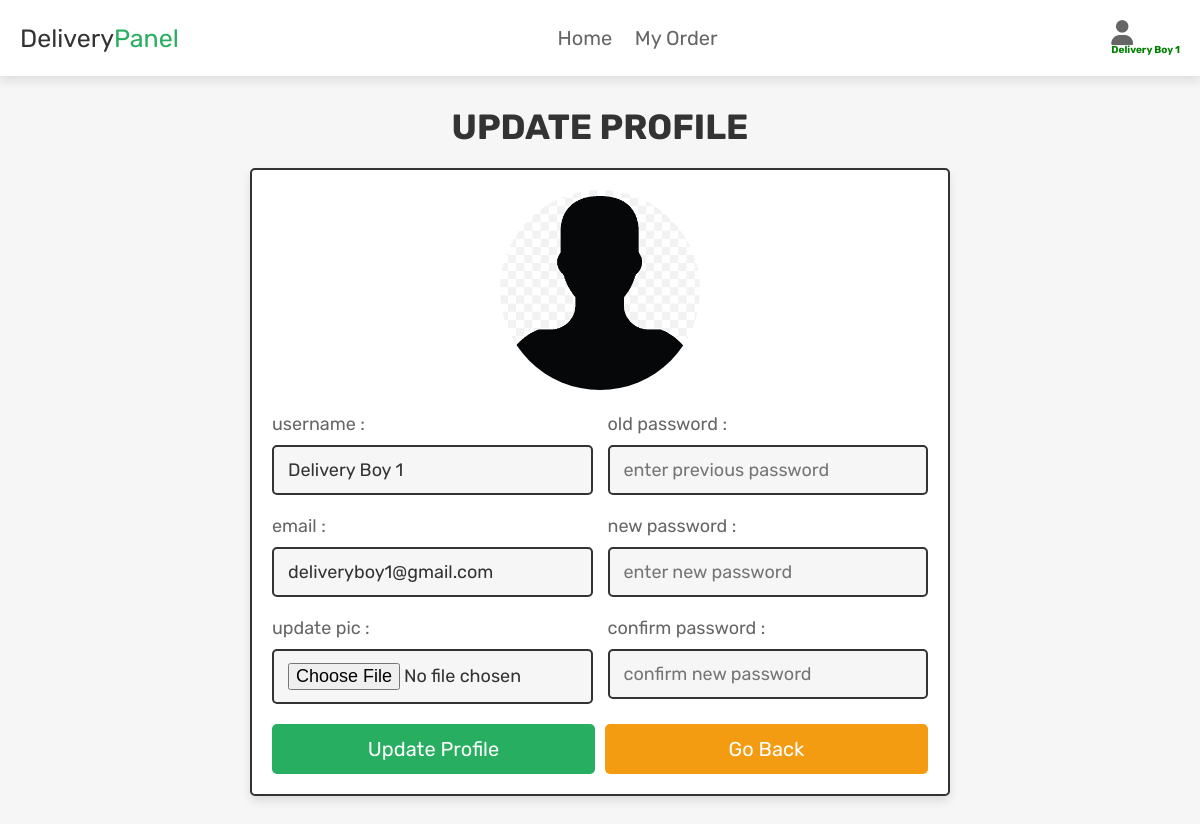
The page /delivery_update_profile.php (signed in) on the database its author committed.
### tables this page shows
CREATE TABLE `users` (
  `id` int(100) NOT NULL,
  `name` varchar(100) NOT NULL,
  `email` varchar(100) NOT NULL,
  `password` varchar(100) NOT NULL,
  `user_type` varchar(20) NOT NULL DEFAULT 'user',
  `image` varchar(100) NOT NULL,
  `pincode` varchar(6) DEFAULT NULL
);

### delivery_update_profile.php (the view, shortened to what this page needs)
<?php
@include 'config.php';
?>
<!DOCTYPE html>
<html lang="en">
<head>
   <link rel="stylesheet" href="https://cdnjs.cloudflare.com/ajax/libs/font-awesome/6.1.1/css/all.min.css">
   <link rel="stylesheet" href="css/components.css">
</head>
<body>
<?php include 'deliveryBoy_header.php'; ?>
<section class="update-profile">
   <h1 class="title">update profile</h1>
   <form action="" method="POST" enctype="multipart/form-data">
      <img src="uploaded_img/<?= $fetch_profile['image']; ?>" alt="">
      <div class="flex">
         <div class="inputBox">
            <span>username :</span>
            <input type="text" name="name" value="<?= $fetch_profile['name']; ?>" placeholder="update username" required class="box">
            <span>email :</span>
            <input type="email" name="email" value="<?= $fetch_profile['email']; ?>" placeholder="update email" required class="box">
            <span>update pic :</span>
            <input type="file" name="image" accept="image/jpg, image/jpeg, image/png" class="box">
         </div>
         <div class="inputBox">
            <span>old password :</span>
            <input type="password" name="update_pass" placeholder="enter previous password" class="box">
            <span>new password :</span>
            <input type="password" name="new_pass" placeholder="enter new password" class="box">
            <span>confirm password :</span>
            <input type="password" name="confirm_pass" placeholder="confirm new password" class="box">
         </div>
      </div>
      <div class="flex-btn">
         <input type="submit" class="btn" value="update profile" name="update_profile">
         <a href="admin_page.php" class="option-btn">go back</a>
      </div>
   </form>
</section>
</body>
</html>

### css/components.css (style rules this page uses)
:root { --green:#27ae60; --orange:#f39c12; --red:#e74c3c; --black:#333; --light-color:#666; --white:#fff; --light-bg:#f6f6f6; --border:.2rem solid var(--black); --box-shadow:0 .5rem 1rem rgba(0,0,0,.1); }
* { font-family: 'Rubik', sans-serif; margin:0; padding:0; box-sizing: border-box; outline: none; border:none; text-decoration: none; color:var(--black); }
body { background-color: var(--light-bg); }
html { font-size: 62.5%; overflow-x: hidden; scroll-behavior: smooth; scroll-padding-top: 6.5rem; }
section { padding:3rem 2rem; max-width: 1200px; margin:0 auto; }
.btn, .delete-btn, .option-btn { display: block; width: 100%; margin-top: 1rem; border-radius: .5rem; color:var(--white); font-size: 2rem; padding:1.3rem 3rem; text-transform: capitalize; cursor: pointer; text-align: center; }
.btn { background-color: var(--green); }
.option-btn { background-color: var(--orange); }
.flex-btn { display: flex; flex-wrap: wrap; gap:1rem; }
.flex-btn > * { flex:1; }
.title { text-align: center; margin-bottom: 2rem; text-transform: uppercase; color:var(--black); font-size: 3.5rem; }
.update-profile form { max-width: 70rem; margin: 0 auto; background-color: var(--white); box-shadow: var(--box-shadow); border:var(--border); border-radius: .5rem; padding:2rem; text-align: center; }
.update-profile form .flex { display: flex; gap:1.5rem; justify-content: space-between; }
.update-profile form img { height: 20rem; width: 20rem; margin-bottom: 1rem; border-radius: 50%; object-fit: cover; }
.update-profile form .inputBox { text-align: left; width: 49%; }
.update-profile form .inputBox span { display: block; padding-top: 1rem; font-size: 1.8rem; color:var(--light-color); }
.update-profile form .inputBox .box { width: 100%; padding:1.2rem 1.4rem; font-size: 1.8rem; color:var(--black); border:var(--border); border-radius: .5rem; margin:1rem 0; background-color: var(--light-bg); }

### rows shown on the page
users: image (picture), name "Delivery Boy 1", email "deliveryboy1@gmail.com"
